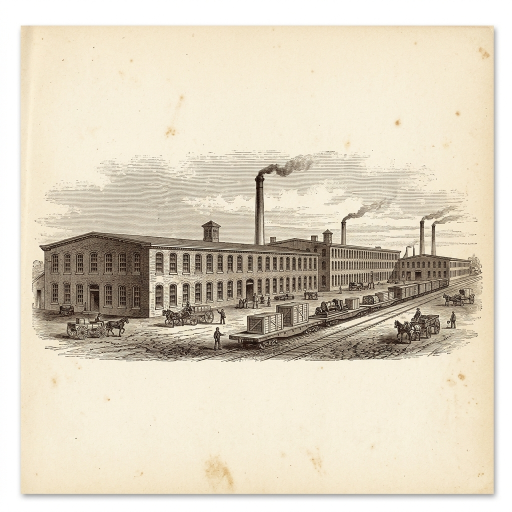
#> input picture Images/engraving-works.png, 1024 x 1024 px (shown at 1/2 size)
$ python crop_engravings.py
#> lines starting #> are read from the running program, lines starting #| are printed output that depends on the picture
#!/usr/bin/env python3
"""
crop_engravings.py — Trim Gemini engraving plates for the web.

The raw generations in `Images/engraving-*.png` include paper-edge
artifacts (drop shadows, letterbox tone bands). This crops each to its
clean interior and writes optimized JPEGs into `Images/web/`.

Crop boxes are hand-tuned per generation — re-tune if an engraving is
regenerated. Run from the project root:

    py tools\\crop_engravings.py
"""
from __future__ import annotations

from pathlib import Path

from PIL import Image

ROOT = Path(__file__).resolve().parent.parent
IMG = ROOT / "Images"
OUT = IMG / "web"

# (source, output, crop box L/T/R/B or None, max width)
JOBS = [
    # factory works: trim shadowed paper edge, keep full plate
    ("engraving-works.png", "engraving-works.jpg", (34, 34, 990, 990), 1400),
    # factory works: wide band for the home-page hero plate
    ("engraving-works.png", "engraving-works-wide.jpg", (34, 258, 990, 756), 1400),
    # workshop barn: drop the letterbox tone bands top & bottom
    ("engraving-workshop.png", "engraving-workshop.jpg", (0, 228, 1024, 804), 1400),
    # planing mill: symmetric band around the building
    ("engraving-planing-mill.png", "engraving-planing-mill.jpg", (0, 224, 1024, 800), 1400),
    # band saw vignette: already clean and wide
    ("engraving-bandsaw.png", "engraving-bandsaw.jpg", None, 1400),
]


def main() -> None:
    OUT.mkdir(parents=True, exist_ok=True)
    for src_name, out_name, box, max_w in JOBS:
        src = IMG / src_name
        if not src.exists():
            print(f"  SKIP (missing): {src_name}")
            continue
        im = Image.open(src).convert("RGB")
#> im is the input picture: PIL image 1024x1024 RGB; mean R, G, B 220.8, 211.5, 193.1
        if box:
            im = im.crop(box)
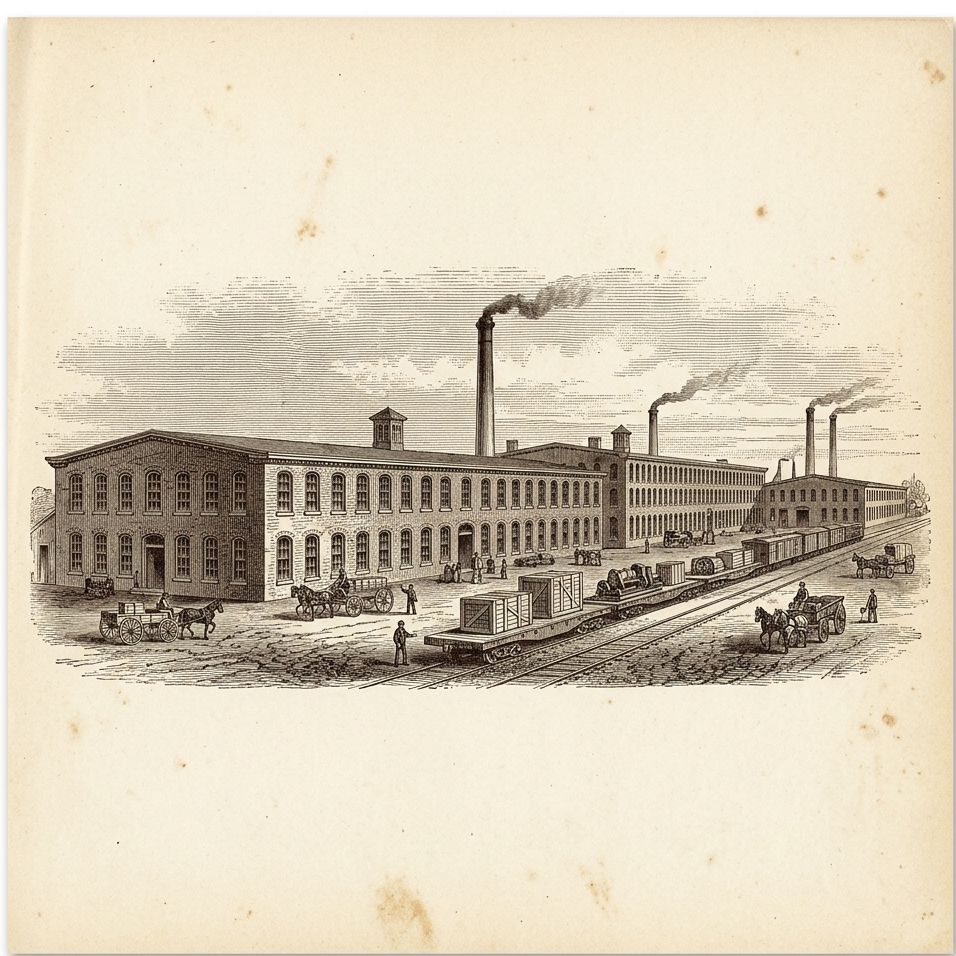
#> im: PIL image 956x956 RGB; mean R, G, B 216.5, 205.9, 184.8
        if im.width > max_w:
            im = im.resize((max_w, round(im.height * max_w / im.width)),
                           Image.LANCZOS)
        out = OUT / out_name
        im.save(out, "JPEG", quality=86, optimize=True, progressive=True)
        print(f"  {out.relative_to(ROOT)}  {im.size[0]}x{im.size[1]}  "
              f"{out.stat().st_size // 1024} KB")
#|   Images/web/engraving-works.jpg  956x956  191 KB
#> pass 3 of the loop in main, `for src_name, out_name, box, max_w in JOBS:`:
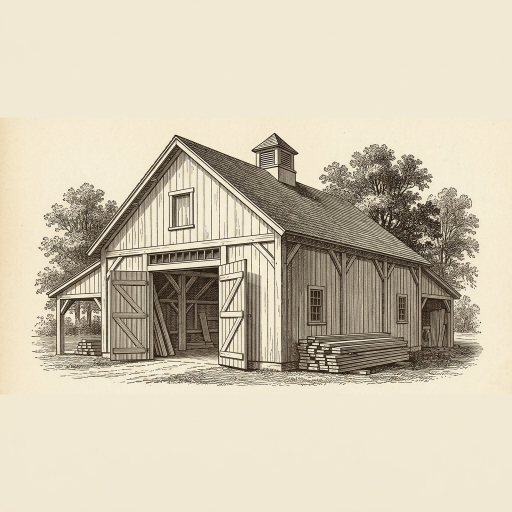
#> input picture Images/engraving-workshop.png, 1024 x 1024 px (shown at 1/2 size)
#> in main, im is the input picture: PIL image 1024x1024 RGB; mean R, G, B 208.4, 199, 178.4
#> in main, `im = im.crop(box)`:
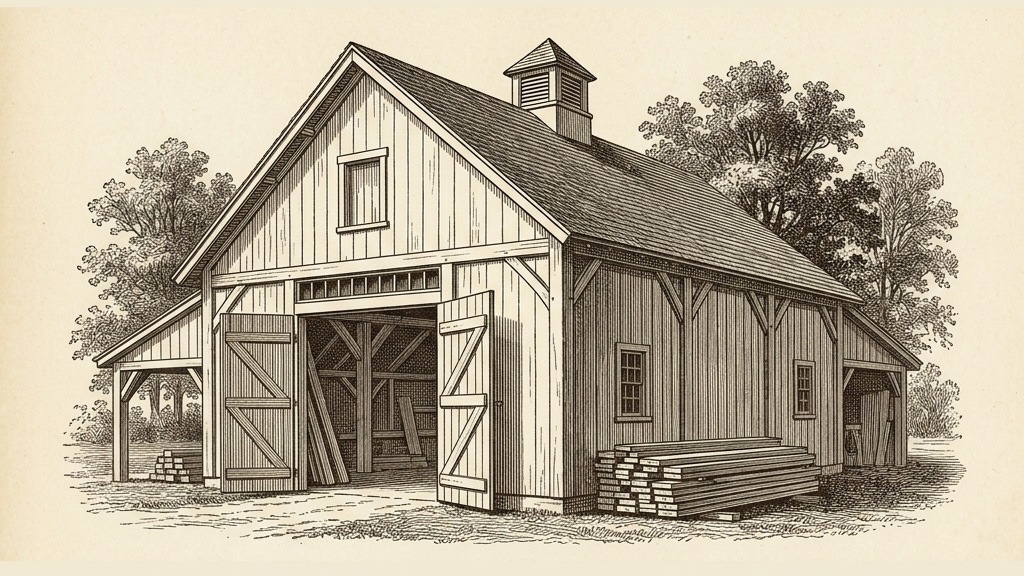
#> im: PIL image 1024x576 RGB; mean R, G, B 183.3, 172.7, 152.6
#|   Images/web/engraving-workshop.jpg  1024x576  180 KB
#> the loop made 5 passes; the first 3 are shown


if __name__ == "__main__":
    main()
